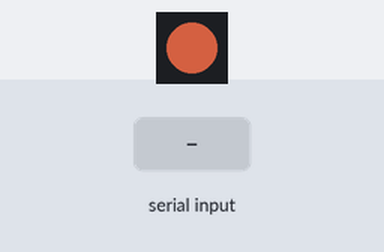
A program run on a simulated ESP32-S3. Shown: 1 RGB LEDs in strip order, left to right. The test bench sets the inputs (shaded band). Dim RGB values are drawn brighter than linear; what the program prints to the serial monitor is not drawn.

Above: at 5.24 s.
6.5 s: "1\n" received over Serial
10.0 s: "0\n" received over Serial
At 10.01 s:
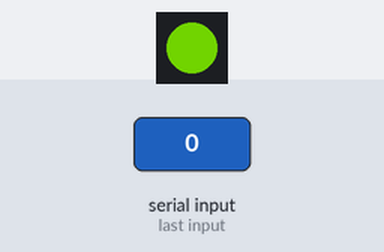
13.5 s: "2\n" received over Serial
At 29.8 s:
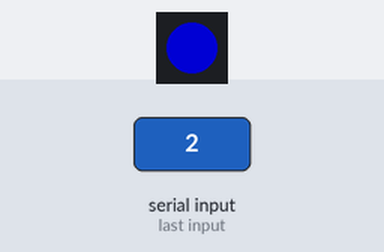
Timing chart, 0 to 40.8 s (numbered marks = the images above; inputs shaded):
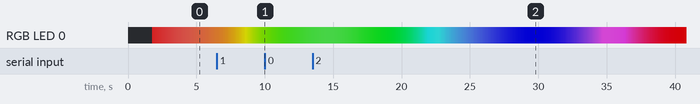

The program:

main.cpp
```cpp
#include <Arduino.h>
#include <Adafruit_NeoPixel.h>
#include <math.h>
#include <esp_heap_caps.h>

#if defined(__has_include)
#if __has_include(<esp_mac.h>)
#include <esp_mac.h>
#define HAS_ESP_MAC 1
#endif
#endif

#define LED_PIN     48
#define NUM_LEDS    1
#define BRIGHTNESS  128
#define DELAY_MS    80
#define INFO_DELAY  1600  // 2 seconds pause before LED effect

// ---------------------------------------------------------------------------
// Serial output layout:
//   1. Static header (printed in setup): greeting + kit/chip details.
//      The live feed below never re-sends it, so it stays put. If you open
//      the serial monitor AFTER boot (most monitors do not reset the board
//      when they attach), press Enter to reprint the full header - any CR/LF
//      received over serial recalls it.
//   2. Live color feed (printed in loop): by default a single line that
//      rewrites itself with '\r', so colors stream in real time WITHOUT
//      scrolling the header away.
//      Set LIVE_SINGLE_LINE to 0 if your serial monitor treats a bare
//      carriage return as a newline (it then prints one full line per
//      update instead, and the header scrolls up as usual).
// ---------------------------------------------------------------------------
#define LIVE_SINGLE_LINE 1     // 1 = overwrite one line with '\r', 0 = scroll
#define LIVE_MS_SINGLE   100   // refresh rate in single-line mode (ms)
#define LIVE_MS_SCROLL   1000  // refresh rate in scrolling mode (ms)

Adafruit_NeoPixel strip(NUM_LEDS, LED_PIN, NEO_GRB + NEO_KHZ800);

uint8_t gamma8(uint8_t x) {
  return pow(x / 255.0, 2.8) * 255.0 + 0.5;
}

void hsvToRgb(float h, float s, float v, uint8_t &r, uint8_t &g, uint8_t &b) {
  int i = int(h * 6);
  float f = h * 6 - i;
  float p = v * (1 - s);
  float q = v * (1 - f * s);
  float t = v * (1 - (1 - f) * s);

  switch(i % 6) {
    case 0: r = v*255; g = t*255; b = p*255; break;
    case 1: r = q*255; g = v*255; b = p*255; break;
    case 2: r = p*255; g = v*255; b = t*255; break;
    case 3: r = p*255; g = q*255; b = v*255; break;
    case 4: r = t*255; g = p*255; b = v*255; break;
    case 5: r = v*255; g = p*255; b = q*255; break;
  }

  r = gamma8(r);
  g = gamma8(g);
  b = gamma8(b);
}

// Plain-language name for a hue angle (0-359 degrees).
const char *hueName(uint16_t deg) {
  deg %= 360;
  if (deg < 15)  return "Red";
  if (deg < 45)  return "Orange";
  if (deg < 75)  return "Yellow";
  if (deg < 105) return "Lime";
  if (deg < 165) return "Green";
  if (deg < 195) return "Cyan";
  if (deg < 255) return "Blue";
  if (deg < 285) return "Violet";
  if (deg < 315) return "Magenta";
  if (deg < 345) return "Pink";
  return "Red";
}

// Static block: every value below is read live from the chip at boot -
// nothing is hard-coded, so what you see is what this silicon actually is.
void printHardwareInfo() {
  uint32_t flashKB = ESP.getFlashChipSize() / 1024;  // from the flash chip ID
  // Read PSRAM straight from the heap allocator - honest actual data that does
  // not depend on psramFound(), which is unreliable in this PIO core build.
  uint32_t psramBytes = heap_caps_get_total_size(MALLOC_CAP_SPIRAM);
  uint32_t psramKB = psramBytes / 1024;
#if defined(ARDUINO_USB_CDC_ON_BOOT) && ARDUINO_USB_CDC_ON_BOOT
  const char *consoleUart = "USB CDC (native USB Serial/JTAG)";
#else
  const char *consoleUart = "UART0 via external USB-UART bridge";
#endif

  Serial.println("---------------------------------------------");
  Serial.print("Chip Model         : ");
  Serial.println(ESP.getChipModel());

  Serial.print("Chip Version       : silicon rev ");
  Serial.print(ESP.getChipRevision());
  Serial.println(" (actual data, read live from this chip)");

  Serial.print("CPU Cores          : ");
  Serial.println(ESP.getChipCores());

  Serial.print("CPU Frequency      : ");
  Serial.print(ESP.getCpuFreqMHz());
  Serial.println(" MHz");

  Serial.print("Flash Size         : ");
  Serial.print(flashKB / 1024);
  Serial.print(" MB (");
  Serial.print(flashKB);
  Serial.print(" KB, from flash chip ID) @ ");
  Serial.print(ESP.getFlashChipSpeed() / 1000000);
  Serial.println(" MHz");

  Serial.print("PSRAM              : ");
  if (psramKB > 0) {
    Serial.print(psramKB);
    Serial.print(" KB (~");
    Serial.print((psramBytes + 524288UL) / 1048576UL); // rounded to MB
    Serial.println(" MB, in heap)");
  } else {
    Serial.println("0 KB (not present or not enabled)");
  }

  Serial.print("Kit Check          : ");
  bool isN16 = (flashKB == 16384);
  bool isR8  = (psramBytes >= 8388608UL - 65536UL); // ~8 MB, heap loses a bit
  if (isN16 && isR8) {
    Serial.println("N16R8 confirmed - 16 MB flash + 8 MB PSRAM");
  } else if (isN16) {
    Serial.println("N16 confirmed (16 MB flash) - PSRAM not visible");
  } else {
    Serial.print("Not an N16 profile - ");
    Serial.print(flashKB / 1024);
    Serial.print(" MB flash, ");
    Serial.print(psramKB / 1024);
    Serial.println(" MB PSRAM");
  }

#if defined(HAS_ESP_MAC)
  uint8_t mac[6];
  esp_read_mac(mac, ESP_MAC_WIFI_STA);
  Serial.print("MAC Address        : ");
  Serial.printf("%02X:%02X:%02X:%02X:%02X:%02X\n",
                mac[0], mac[1], mac[2], mac[3], mac[4], mac[5]);
#endif

  Serial.print("Console UART       : ");
  Serial.print(consoleUart);
  Serial.print(" @ ");
  Serial.print(Serial.baudRate());
  Serial.println(" baud");

  // The bridge chip sits on the PC side of the USB link, so the firmware
  // cannot query it at runtime. When the build machine is Linux with the kit
  // plugged in, scripts/uart_bridge_info.py captures the actual USB
  // descriptor and injects it as UART_BRIDGE_USB_INFO. On any other OS (or
  // a build with no kit attached) we fall back to the kit's shipping spec so
  // every user still sees a real bridge line in their serial monitor.
  Serial.print("UART Bridge Chip   : ");
#ifdef UART_BRIDGE_USB_INFO
  Serial.println(UART_BRIDGE_USB_INFO);          // measured on the build host
#else
  Serial.println("WCH CH343 (USB 1A86:55D3, fw v4.45) - Bitzy Labs kit spec");
#endif

  Serial.print("Firmware Built     : ");
  Serial.print(__DATE__);
  Serial.print(" ");
  Serial.println(__TIME__);

  Serial.print("Free Heap          : ");
  Serial.print(ESP.getFreeHeap() / 1024);
  Serial.println(" KB");

  Serial.println("---------------------------------------------");
  Serial.print("LED                : ");
  Serial.print(NUM_LEDS);
  Serial.print(" x NeoPixel (GRB) @ GPIO");
  Serial.print(LED_PIN);
  Serial.print(", brightness ");
  Serial.println(BRIGHTNESS);

  Serial.println("Static block       : printed at boot - press Enter in your");
  Serial.println("                     serial monitor to reprint it anytime.");
  Serial.println("Live color feed    : the line below rewrites itself in place.");
  Serial.println("---------------------------------------------");
}

void printBootBanner() {
  Serial.println("Hellooo, fellow maker!!");
  Serial.println("Thanks heaps for your ESP32 N16R8 Kit Purchase from Bitzy Labs!!");
  Serial.println("This is what you've got :");
  printHardwareInfo();
}

// Recall the static header when the user presses Enter (or sends any CR/LF)
// in the serial monitor. Monitors attach to an already-running board without
// resetting it, so the boot header can be off screen or never seen - this
// brings it back instantly. Any non-CR/LF bytes are ignored so typing text
// does not spam reprints.
void handleSerialRecall() {
  bool recall = false;
  while (Serial.available()) {
    char c = (char)Serial.read();
    if (c == '\r' || c == '\n') recall = true;
  }
  if (!recall) return;

  Serial.println();      // finish the current live row (cursor was mid-line)
  printBootBanner();     // full greeting + static block again
  // The next live frame starts with '\r', so it resumes on the row right
  // below the freshly printed header - nothing scrolls it away.
}

void printLiveFeed(uint16_t hueDeg, uint8_t r, uint8_t g, uint8_t b,
                   uint8_t whitePct) {
  char line[96];
#if LIVE_SINGLE_LINE
  // Leading '\r' returns to the start of the same row, so this line updates
  // in place and never pushes the header up. Trailing space clears leftovers.
  snprintf(line, sizeof(line),
           "\r[LIVE] hue=%3u deg | R=%3u G=%3u B=%3u | white +%2u%% | %-8s ",
           hueDeg, r, g, b, whitePct, hueName(hueDeg));
  Serial.print(line);
#else
  snprintf(line, sizeof(line),
           "[LIVE] hue=%3u deg | R=%3u G=%3u B=%3u | white +%2u%% | %s",
           hueDeg, r, g, b, whitePct, hueName(hueDeg));
  Serial.println(line);
#endif
}

void setup() {
  Serial.begin(115200);
  delay(100); // Give time for serial monitor to connect

  while (Serial.available()) Serial.read(); // drop stale bytes (no double banner)
  printBootBanner(); // Greeting + static chip/devboard details (once at boot)
  delay(INFO_DELAY); // Pause 2 seconds before starting LED effect

  strip.begin();
  strip.setBrightness(BRIGHTNESS);
  strip.show();
}

void loop() {
  static float hue = 0.0;
  static float whitePhase = 0.0;
  static uint32_t lastPrint = 0;

  handleSerialRecall(); // Enter in the serial monitor reprints the header

  uint8_t r, g, b;
  hsvToRgb(hue, 1.0, 1.0, r, g, b);

  float whiteBlend = (sin(whitePhase) + 1.0) / 6.0;
  r = min(255, r + int(255 * whiteBlend));
  g = min(255, g + int(255 * whiteBlend));
  b = min(255, b + int(255 * whiteBlend));

  strip.setPixelColor(0, strip.Color(r, g, b));
  strip.show();

  // Real-time color feed, throttled so the monitor stays readable.
  uint32_t now = millis();
  uint32_t interval = LIVE_SINGLE_LINE ? LIVE_MS_SINGLE : LIVE_MS_SCROLL;
  if (now - lastPrint >= interval) {
    lastPrint = now;
    uint16_t hueDeg = (uint16_t)(hue * 360.0f) % 360;
    printLiveFeed(hueDeg, r, g, b, (uint8_t)(whiteBlend * 100.0f));
  }

  hue += 0.002;
  if(hue > 1.0) hue -= 1.0;

  whitePhase += 0.05;
  if(whitePhase > 2 * PI) whitePhase -= 2 * PI;

  delay(DELAY_MS);
}
```
